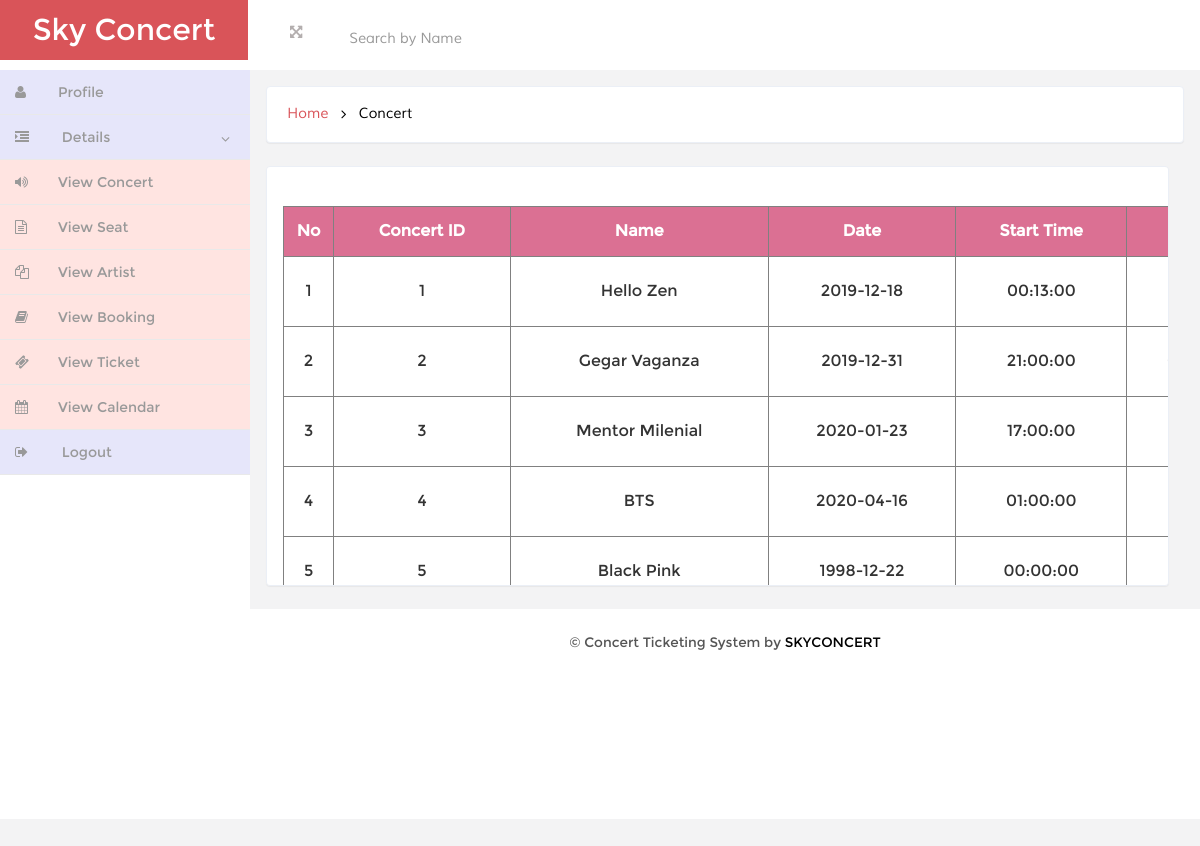
The page /staff/viewconcert.php on the database its author committed.
### tables this page shows
CREATE TABLE `concert` (
  `coid` int(12) NOT NULL,
  `name` varchar(100) NOT NULL,
  `date` date NOT NULL,
  `start_time` time NOT NULL,
  `end_time` time NOT NULL
);

### staff/viewconcert.php (the view, shortened to what this page needs)
<!DOCTYPE HTML>
<html>
<head>
<link href="css/bootstrap.min.css" rel='stylesheet' type='text/css' />
<link href="css/style.css" rel='stylesheet' type='text/css' />
<link href="css/font-awesome.css" rel="stylesheet">
<link href="css/custom.css" rel="stylesheet">
</head>
<body>
<div id="wrapper">
        <nav class="navbar-default navbar-static-top" role="navigation">
             <div class="navbar-header">
               <h1> <a class="navbar-brand" href="index.html">Sky Concert</a></h1>
			   </div>
			 <div class=" border-bottom">
        	<div class="full-left">
        	  <section class="full-top">
				<button id="toggle"><i class="fa fa-arrows-alt"></i></button>
			</section>
			  <form class=" navbar-left-right">
			   <form action="allcategory.php" method="post" name="search" class="search-wrap">
			               <div class="form-group">
			                 <td> <input type="text" id="myInput" onkeyup="myFunction()" class="form-control search" placeholder="Search by Name">
								</td>
			               </div>
			            </form>
            </form>
           <div class="clearfix"> </div>
           </div>
			<div class="clearfix">
     </div>
		    <div class="navbar-default sidebar" role="navigation">
                <div class="sidebar-nav navbar-collapse">
                <ul class="nav" id="side-menu">
                    <li>
                        <a href="viewprofile.php" class=" hvr-bounce-to-right" style="background-color:#E6E6FA"><i class="fa fa-user nav_icon "></i><span class="nav-label">Profile</span> </a>
                    </li>
                    <li>
                        <a href="#" class=" hvr-bounce-to-right" style="background-color:#E6E6FA"><i class="fa fa-indent nav_icon"></i> <span class="nav-label">Details</span><span class="fa arrow"></span></a>
                        <ul class="nav nav-second-level">
							<li><a href="viewconcert.php" class=" hvr-bounce-to-right" style="background-color:#FFE4E1"><i class="fa fa-volume-up nav_icon"></i>View Concert</a></li>
							<li><a href="viewseat.php" class=" hvr-bounce-to-right" style="background-color:#FFE4E1"><i class="fa fa-file-text-o nav_icon"></i>View Seat</a></li>
                            <li><a href="viewartist.php" class=" hvr-bounce-to-right" style="background-color:#FFE4E1"> <i class="fa fa-copy nav_icon"></i>View Artist</a></li>
                            <li><a href="viewbooking.php" class=" hvr-bounce-to-right" style="background-color:#FFE4E1"><i class="fa fa-book nav_icon"></i>View Booking</a></li>
							<li><a href="viewticket.php" class=" hvr-bounce-to-right" style="background-color:#FFE4E1"><i class="fa fa-ticket nav_icon"></i>View Ticket</a></li>
							<li><a href="calendar.php" class=" hvr-bounce-to-right" style="background-color:#FFE4E1"> <i class="fa fa-calendar nav_icon"></i>View Calendar</a></li>
					   </ul>
                    </li>
					 <li>
                        <a href="logout.php" class=" hvr-bounce-to-right" style="background-color:#E6E6FA"><i class="fa fa-sign-out nav_icon" ></i> <span class="nav-label">Logout</span> </a>
                    </li>
                </ul>
            </div>
			</div>
		 <div id="page-wrapper" class="gray-bg dashbard-1">
       <div class="content-main">
		   <div class="banner">
		    	<h2>
				<a href="index.php">Home</a>
				<i class="fa fa-angle-right"></i>
				<span>Concert</span>
				</h2>
		    </div>
	<br>
	<div class="banner" style="width: 95%;overflow: auto; height: 420px;">
	<br>
	<table border="1" align="center" width="1000" id="admin" color="#fff2e6">
		<tr>
		<th height="50" style="text-align:center; background-color:	#DB7093"><font color="white">No</font></th>
		<th height="50" style="text-align:center; background-color:	#DB7093"><font color="white">Concert ID</font></th>
		<th style="text-align:center; background-color:	#DB7093"><font color="white">Name</font></th>
		<th style="text-align:center; background-color:	#DB7093"><font color="white">Date</font></th>
		<th style="text-align:center; background-color:	#DB7093"><font color="white">Start Time</font></th>
		<th style="text-align:center; background-color:	#DB7093"><font color="white">End Time</font></th>
		</tr>
<?php
	$sql = "SELECT * FROM  CONCERT";
	$count=1;
	$result = mysql_query($sql);
	while($row = mysql_fetch_assoc($result))
	{
        Print '<tr align="center" color="#fff2e6">
				  <td height="70">'.$count.'</td>
                  <td height="66">'.$row['coid'].'</td>
                  <td>'.$row['name'].'</td>
				  <td>'.$row['date'].'</td>
				  <td>'.$row['start_time'].'</td>
				  <td>'.$row['end_time'].'</td>
				</tr>';
				$count=$count+1;
	}
echo "</table>";
?>
</div>
<br>
<div class="copy">
          <p> &copy; Concert Ticketing System by <a href="" target="_blank">SKYCONCERT</a> </p>
		</div>
		</div>
       </div>
</body>
</html>

### staff/css/style.css (style rules this page uses)
h4, h5, h6, h1, h2, h3 { margin: 0; }
ul, ol { margin: 0;padding: 0; }
p { margin: 0; }
html, body { font-family:'Montserrat-Regular'; font-size: 100%; background:#F3F3F4; overflow-x: hidden; }
body a { transition:0.5s all; -webkit-transition:0.5s all; -moz-transition:0.5s all; -o-transition:0.5s all; -ms-transition:0.5s all; }
div#wrapper { background-color: #fff; }
.navbar-default.sidebar { background-color: #fff; }
h1 a.navbar-brand { color: #fff !important; font-size: 30px; font-weight: 500; padding: 20px 0px; background: #d95459; text-align: center; width:248px; height: 60px; }
i.nav_icon { color: #fff; margin-right:6px; }
.sidebar ul li a { color: #999; font-size:14px; }
.hvr-bounce-to-right { display: inline-block; vertical-align: middle; -webkit-transform: translateZ(0); transform: translateZ(0); box-shadow: 0 0 1px rgba(0, 0, 0, 0); -webkit-backface-visibility: hidden; backface-visibility: hidden; -moz-osx-font-smoothing: grayscale; position: relative; -webkit-transition-property: color; transition-property: color; -webkit-transition-duration: 0.5s; transition-duration: 0.5s; }
.hvr-bounce-to-right:before { content: ""; position: absolute; z-index: -1; top: 0; left: 0; right: 80%; bottom: 0; background:#7f8c8d; -webkit-transform: scaleX(0); transform: scaleX(0); -webkit-transform-origin: 0 50%; transform-origin: 0 50%; -webkit-transition-property: transform; transition-property: transform; -webkit-transition-duration: 0.5s; transition-duration: 0.5s; -webkit-transition-timing-function: ease-out; transition-timing-function: ease-out; }
.nav > li > a { color: #999; font-weight:500; padding: 0px 20px 0px 0px; font-size: 0.85em; border-bottom: 1px solid #E9E9E9; }
.nav > li > a i { margin-right: 14px; }
i.nav_icon { color: #999; padding: 15px; width: 44px; height: 44px; }
span.fa.arrow { margin-top: 17px; }
@media (min-width: 768px) { #page-wrapper { position: inherit; margin: 0 0 0 240px; min-height: 1000px; } }
.content-main { background-color: #F3F3F4; padding-top: 1em; }
.full-top { float:left; }
.navbar-left-right { float: left; margin-left: 6%; }
.border-bottom { background-color: #fff; }
.full-left { float: left; width: 40%; margin-left: 3%; margin-top: 1.3em; }
.full-left button { background: none; border: none; outline: none; color: #B3AEAE; font-size: 0.9em; }
.navbar-left-right input[type="text"] { background: none; border: none; outline: none; color:#B3AEAE; font-size: 0.9em; }
.banner { background: #fff; display: block; margin: 0em 1em ; padding:1em; border: 1px solid #ebeff6; border-color: #ebeff6; border-radius: 4px; -webkit-border-radius: 4px; -o-border-radius: 4px; -moz-border-radius: 4px; -ms-border-radius: 4px; -webkit-box-shadow: 0 1px 1px rgba(0,0,0,.05); box-shadow: 0 1px 1px rgba(0,0,0,.05); }
.banner h2 { font-size:0.9em; }
.banner h2 a { color:#D95459; text-decoration:none; font-family: 'Muli-Regular'; padding:0.3em ; }
.banner h2 span { color:#000; font-family: 'Muli-Regular'; padding:0.3em ; }
.banner h2 i { color:#000; vertical-align:middle; padding:0.3em ; }
.form-control { box-shadow: none; outline: none; border-radius: 0px; font-family: 'Muli-Regular'; }
.copy { background:#fff; text-align:center; padding:1.5em 0; }
.copy p, .copy-right p { font-size:0.85em; color:#555; }
.copy p a, .copy-right p a { color:#000; }

### staff/css/custom.css (style rules this page uses)
#wrapper { width: 100%; }
#page-wrapper { min-height: 568px; }
@media (min-width:768px) { #page-wrapper { position: inherit; margin: 0 0 0 250px; } }
.sidebar .sidebar-nav.navbar-collapse { padding-right: 0; padding-left: 0; }
.sidebar .arrow { float: right; }
.sidebar .fa.arrow:before { content: "\f104"; }
.sidebar .active>a>.fa.arrow:before { content: "\f107"; }
.sidebar .nav-second-level li, .sidebar .nav-third-level li { border-bottom: 0!important; }
@media (min-width:768px) { .sidebar { z-index: 1; position: absolute; width: 250px; } }

### rows shown on the page
concert: coid "1", name "Hello Zen", date "2019-12-18", start_time "00:13:00"
concert: coid "2", name "Gegar Vaganza", date "2019-12-31", start_time "21:00:00"
concert: coid "3", name "Mentor Milenial", date "2020-01-23", start_time "17:00:00"
concert: coid "4", name "BTS", date "2020-04-16", start_time "01:00:00"
concert: coid "5", name "Black Pink", date "1998-12-22", start_time "00:00:00"
